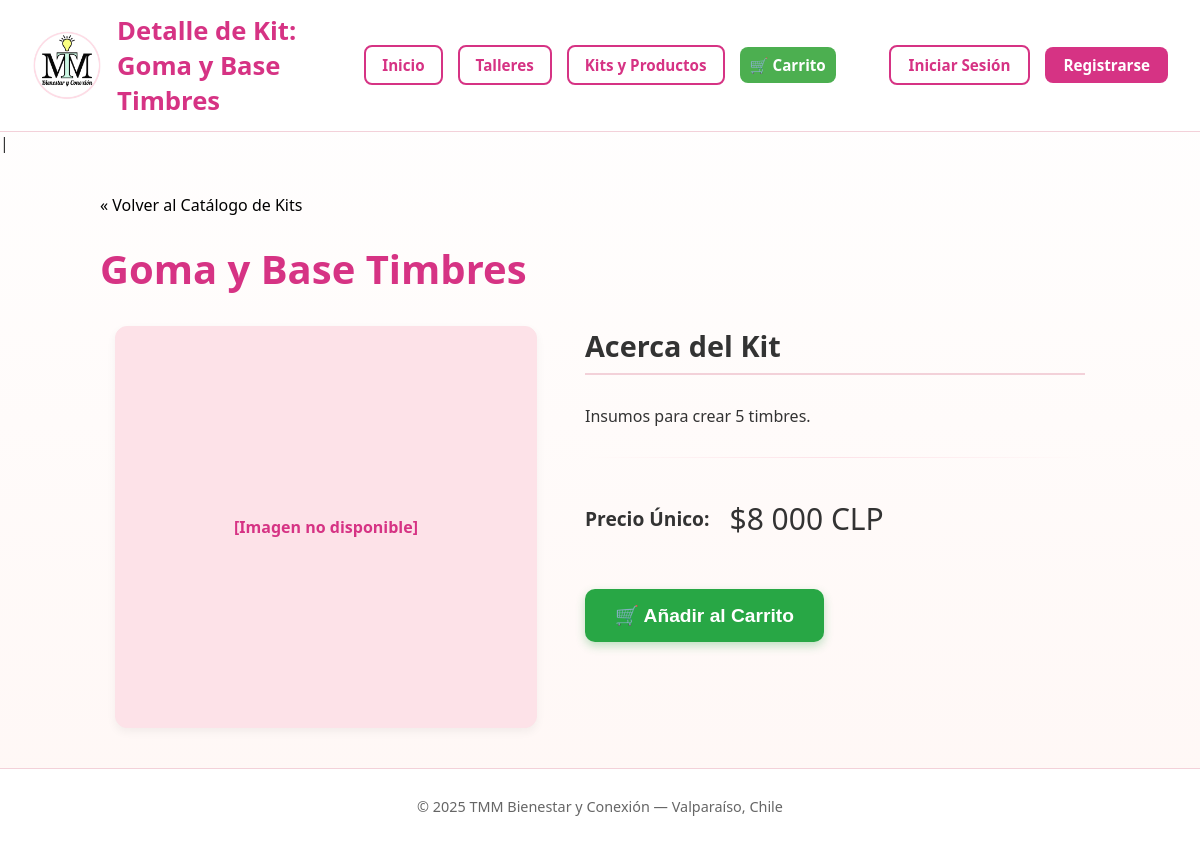
/productos/13/, run on the app's committed database.
### crm/models.py (models this page shows, shortened)
class Producto(models.Model):
    nombre = models.CharField(max_length=200, unique=True, verbose_name="Nombre del Producto/Kit")
    descripcion = models.TextField(blank=True, verbose_name="Descripción")
    precio_venta = models.DecimalField(max_digits=10, decimal_places=0, verbose_name="Precio de Venta (CLP)")
    esta_disponible = models.BooleanField(default=True, verbose_name="¿Está disponible para la venta?")
    imagen = models.ImageField(upload_to='productos/', blank=True, null=True, verbose_name="Imagen del Producto")
    stock_actual = models.IntegerField(default=0, verbose_name="Stock Actual en Bodega")
    class Meta:
        verbose_name_plural = "Productos (Kits)"

### crm/views.py (the view)
# urls.py: path('productos/<int:producto_id>/', views.detalle_producto, name='detalle_producto'),
def detalle_producto(request, producto_id):
    producto = get_object_or_404(Producto, pk=producto_id)
    context = {
        'titulo': f'Detalle de Kit: {producto.nombre}',
        'producto': producto,
    }
    return render(request, 'crm/detalle_producto.html', context)

### crm/templates/crm/detalle_producto.html (shortened to what this page needs)
{% extends 'crm/base.html' %}
{% load humanize %}
{% block content %}
<a href="{% url 'catalogo_productos' %}" class="tmm-back-link">« Volver al Catálogo de Kits</a>
<h1 style="color: var(--tmm-pink); font-size: 2.5em; margin-bottom: 10px;">{{ producto.nombre }}</h1>
<div class="tmm-product-container">
    <div class="tmm-image-section">
        <div class="tmm-image-wrapper">
            {% if producto.imagen %}
                <img src="{{ producto.imagen.url }}" alt="Imagen del producto {{ producto.nombre }}"
                class="tmm-product-img">
            {% else %}
                <div class="tmm-image-placeholder">
                    [Imagen no disponible]
                </div>
            {% endif %}
        </div>
    </div>
    <div class="tmm-details-section">
        <h2 style="font-size: 1.8em; color: var(--tmm-text-dark); margin-bottom: 20px;">Acerca del Kit</h2>
        <p class="tmm-product-description">{{ producto.descripcion|linebreaks }}</p>
        <hr>
        <div class="tmm-price-row">
            <p class="tmm-price-label">Precio Único:</p>
            <span class="tmm-price">${{ producto.precio_venta|intcomma }} CLP</span>
        </div>
        {% if producto.esta_disponible %}
            <form method="POST" action="{% url 'agregar_a_carrito' producto_id=producto.id %}" style="display:inline;">
                <button type="submit" class="tmm-btn-add">
                    🛒 Añadir al Carrito
                </button>
            </form>
        {% else %}
            <p class="tmm-sold-out">
                ¡Producto Agotado! 😞
            </p>
        {% endif %}
    </div>
</div>
{% endblock content %}

### crm/templates/crm/base.html (style rules this page uses)
body { font-family: 'Segoe UI', sans-serif; margin: 0; padding: 0; background: linear-gradient(to bottom, #fff, #fff7f5); color: #333; }
h2 { border-bottom: 2px solid #f3d1d9; padding-bottom: 8px; color: #a61e4d; }

### crm/templates/crm/detalle_producto.html (style rules this page uses)
:root { --tmm-pink: #d63384; --tmm-light-pink: #fde2e8; --tmm-text-dark: #333; --tmm-text-medium: #666; }
body { background-color: #fff !important; font-family: system-ui, -apple-system, "Segoe UI", Roboto, "Helvetica Neue", Arial, sans-serif; }
h1, h2 { color: var(--tmm-pink); font-weight: 700; margin-top: 0; }
.tmm-product-container { display: flex; flex-wrap: wrap; gap: 50px; margin-top: 30px; max-width: 1000px; margin-left: auto; margin-right: auto; padding: 0 15px; justify-content: center; }
.tmm-image-section { flex: 1; min-width: 300px; max-width: 450px; }
.tmm-image-wrapper { width: 100%; height: 400px; background-color: var(--tmm-light-pink); border-radius: 12px; overflow: hidden; border: 1px solid var(--tmm-light-pink); box-shadow: 0 4px 10px rgba(0,0,0,0.05); }
.tmm-image-placeholder { text-align: center; line-height: 400px; color: var(--tmm-pink); font-weight: bold; }
.tmm-details-section { flex: 2; min-width: 300px; max-width: 500px; }
.tmm-product-description { font-size: 1.05em; color: var(--tmm-text-dark); line-height: 1.6; margin-bottom: 30px; }
.tmm-price-row { display: flex; justify-content: flex-start; align-items: center; margin-top: 20px; margin-bottom: 20px; padding: 10px 0; gap: 20px; }
.tmm-price-label { font-size: 1.2em; font-weight: 700; color: var(--tmm-text-dark); margin: 0; flex-shrink: 0; }
.tmm-price { font-size: 30px; display: block; }
.tmm-btn-add { padding: 15px 30px; background-color: #28a745; color: white; border: none; border-radius: 10px; font-size: 1.2em; font-weight: 600; cursor: pointer; margin-top: 20px; transition: background-color 0.15s ease, transform 0.05s ease; box-shadow: 0 4px 10px rgba(40, 167, 69, 0.3); }
.tmm-back-link { color: black; margin-bottom: 25px; display: inline-block; text-decoration: none; font-weight: 500; transition: color 0.15s ease; }
hr { border: 0; height: 1px; background-image: linear-gradient(to right, rgba(0, 0, 0, 0), var(--tmm-light-pink), rgba(0, 0, 0, 0)); margin: 30px 0; }

### data on the page
Producto: nombre "Goma y Base Timbres", descripcion "Insumos para crear 5 timbres.", precio_venta "8 000"

### other printed values
{{ titulo|default:'TMM Bienestar y Conexión' }} "Detalle de Kit: Goma y Base Timbres"
{{ year|default:'2025' }} "2025"
